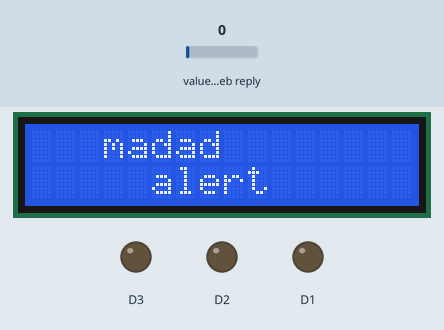
This sketch was run on a simulated ESP8266 (NodeMCU). Shown: 16×2 character LCD, output pins drawn as LEDs (lit = HIGH). The inputs (shaded band) are chosen by the test bench; at power-on: value in the web reply 0. WiFi joins after 1.5 s; servers stay silent unless stated; web services answer with replies made up by the test bench; what the sketch prints to the serial monitor is not drawn.

Above: at 0.2 s.
At 2.8 s:
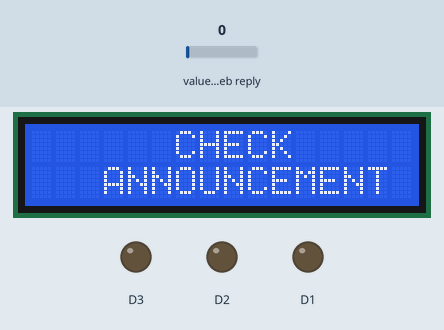
2.9 s: value in the web reply set to 2
Timing chart, 0 to 5.9 s (numbered marks = the images above; inputs shaded):
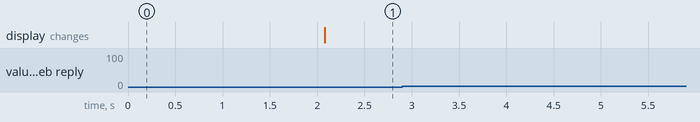

The sketch:

test.ino
```cpp
#include "ThingSpeak.h"
#include <ESP8266WiFi.h>

#include <LiquidCrystal_I2C.h>


LiquidCrystal_I2C lcd(0x3F, 2, 1, 0, 4, 5, 6, 7, 3, POSITIVE); // Set the LCD I2C address


//Replace your wifi credentials here
const char* ssid     = "Code_Camp_103";
const char* password = "103@2019";

unsigned long channel = 894198;


//IONERFZ1GCL847FW


unsigned int led1 = 1;
//unsigned int led2 = 1;
//unsigned int led3 = 1;


WiFiClient  client;


void setup() {

  lcd.begin(16, 2);
  lcd.setCursor(0, 0);
  lcd.home();
  lcd.print("   madad"); // Start Print text to Line 1
  lcd.setCursor(0, 1);
  lcd.print("     alert");
  Serial.begin(115200);
  delay(100);

  pinMode(D1, OUTPUT);
  pinMode(D2, OUTPUT);
  pinMode(D3, OUTPUT);
  digitalWrite(D1, 0);
  digitalWrite(D2, 0);
  digitalWrite(D3, 0);
  // We start by connecting to a WiFi network

  Serial.println();
  Serial.println();
  Serial.print("Connecting to ");
  Serial.println(ssid);

  WiFi.begin(ssid, password);

  while (WiFi.status() != WL_CONNECTED) {
    delay(500);
    Serial.print(".");
  }

  Serial.println("");
  Serial.println("WiFi connected");
  Serial.println("IP address: ");
  Serial.println(WiFi.localIP());
  Serial.print("Netmask: ");
  Serial.println(WiFi.subnetMask());
  Serial.print("Gateway: ");
  Serial.println(WiFi.gatewayIP());
  ThingSpeak.begin(client);

}

void loop() {

  //get the last data of the fields
  int led_1 = ThingSpeak.readFloatField(channel, led1);
 // int led_2 = ThingSpeak.readFloatField(channel, led2);
 // int led_3 = ThingSpeak.readFloatField(channel, led3);


  if(led_1 == 1){
    //digitalWrite(D1, 1);
    Serial.println("1 value is On..!");

    lcd.begin(16, 2);
  lcd.setCursor(0, 0);
  lcd.home();
  lcd.print("   DANGER"); // Start Print text to Line 1
  lcd.setCursor(0, 1);
  lcd.print("     RUN RUN");


  }
  else if(led_1 == 0){
    //digitalWrite(D1, 0);
    Serial.println("2 is on..!");


        lcd.begin(16, 2);
  lcd.setCursor(0, 0);
  lcd.home();
  lcd.print("      CHECK"); // Start Print text to Line 1
  lcd.setCursor(0, 1);
  lcd.print("   ANNOUNCEMENT");


  }


  else {
    //digitalWrite(D3, 0);
    Serial.println("Good day");
  }

  Serial.println(led_1);
//  Serial.println(led_2);
//  Serial.println(led_3);
  delay(5000);

}
```

Measured:
- after the input at 2.9 s, every drawn part: stays the same
